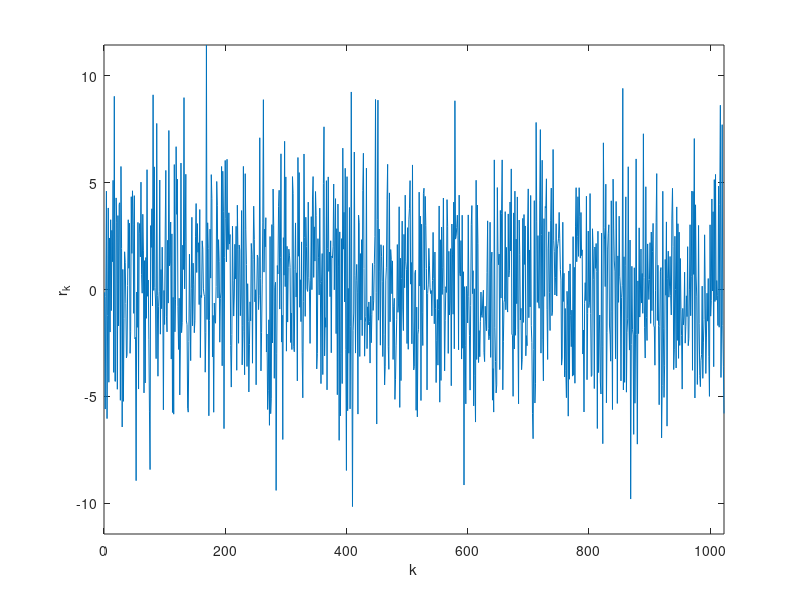
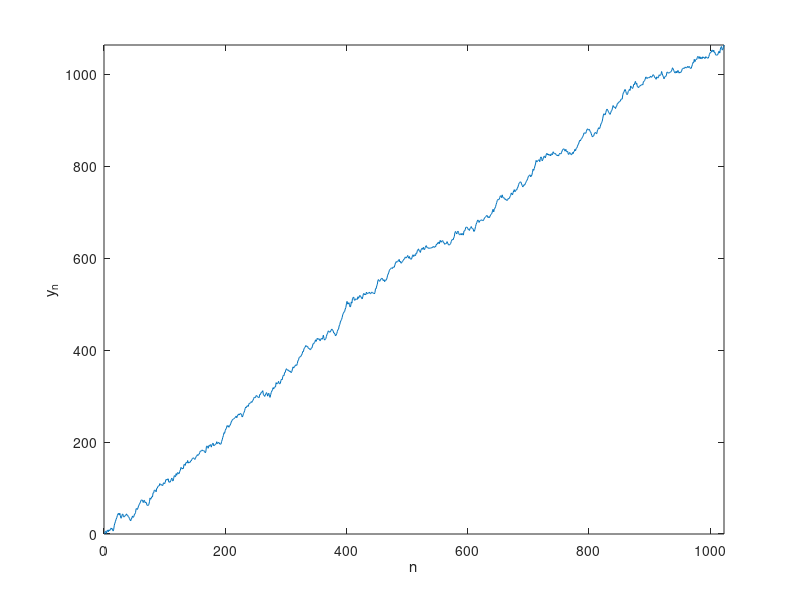

Reproduce these figures in MATLAB, in order.
% MATLAB script for Illustrative Problem 12.5

L = 1023;                           % Sequence length
s = 1;
var = 10;                           % Noise variance
sh_r = [1 zeros(1,9)];              % Initialization of the shift register
% Initialization for speed:
output = zeros(1,L);
Rc = zeros(1,L);
y = zeros(1,L);
% Generating the sequence at the shift register output:
for i = 1 : L
    output(i) = sh_r(1);
    temp = mod(sh_r(1)+sh_r(8),2);
    for j = 1 : 9
        sh_r(j) = sh_r(j+1);
    end
   sh_r(10) = temp; 
end
% The bipolar sequence:
c = 2*output - 1;
for m = 0 : L-1
    for n = 1 : L
        if n+m>L
            Rc(m+1) = Rc(m+1) + c(n)*c(mod(n+m,L));
        else
            Rc(m+1) = Rc(m+1) + c(n)*c(n+m);
        end
    end
end
r = s*c + sqrt(var)*randn(1,L);     % Output of the chip matched filter
% Calculation of the crosscorrelation output:
for n = 1 : L
    y(n) = sum(r(1:n).*c(1:n));
end
% Plot the results for parts 2 & 3:
disp('Press a key to see the plot for part 2.')
pause
plot(r)
axis([0 L -max(abs(r)) max(abs(r))])
xlabel('k')
ylabel('r_k')
disp('Press a key to see the plot for part 3.')
pause
figure
plot(y)
axis([0 L min(y) max(y)])
xlabel('n')
ylabel('y_n')